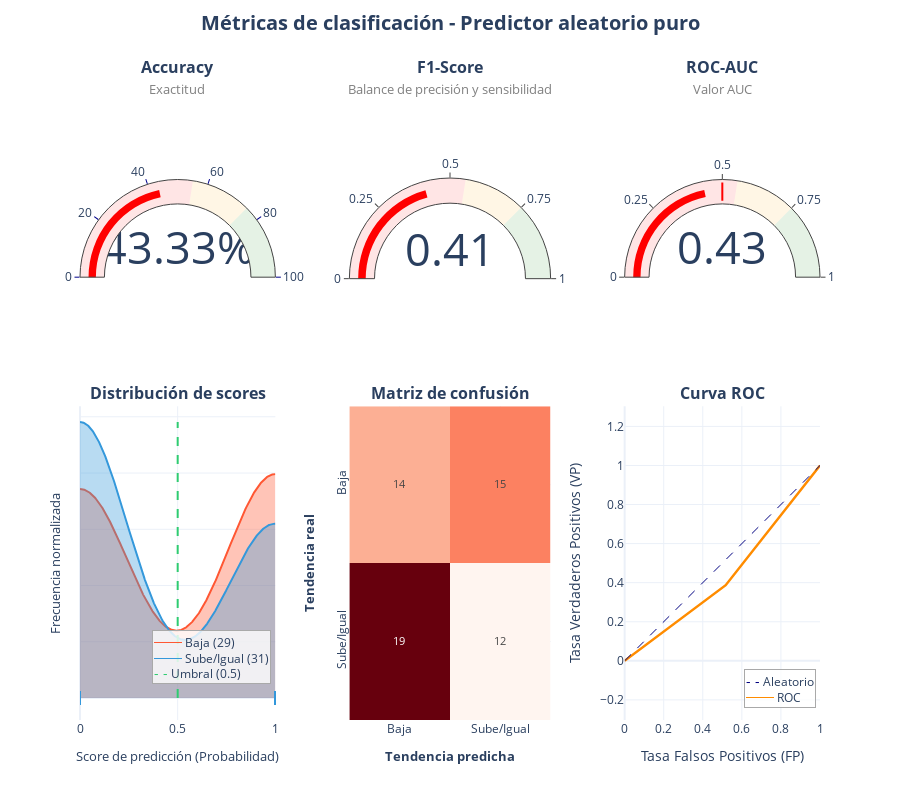

Notebook cell for this chart:
### Code cell
# Enfoque 3: Predictor aleatorio puro (sin usar el histórico)
print("\nEnfoque 3: Predictor aleatorio puro (sin información histórica)")
predicciones_aleatorias_puro = np.random.choice(
    [0, 1], 
    size=len(test_data), 
    p=[0.5, 0.5]  # Probabilidades iguales para subida o bajada
)

# Imprimir resultados
printMetricsClassification(y_test, predicciones_aleatorias_puro, "Predictor aleatorio puro")

### Figure 1 — Plotly figure (JSON) as saved in the notebook; plotly's stock layout.template omitted (floating-point values rounded to 4 significant figures; data arrays with more than 128 entries replaced by an {"elided": "..."} marker saying what was removed)
{"data": [{"domain": {"x": [0, 0.264], "y": [0.586, 1]}, "gauge": {"axis": {"range": [0, 100], "tickcolor": "darkblue", "tickwidth": 1}, "bar": {"color": "red", "thickness": 0.3}, "bgcolor": "white", "steps": [{"color": "rgba(255, 0, 0, 0.1)", "range": [0, 55]}, {"color": "rgba(255, 165, 0, 0.1)", "range": [55, 75]}, {"color": "rgba(0, 128, 0, 0.1)", "range": [75, 100]}]}, "mode": "gauge+number", "number": {"font": {"size": 45}, "suffix": "%", "valueformat": ".2f"}, "type": "indicator", "value": 43.33}, {"domain": {"x": [0.364, 0.636], "y": [0.586, 1]}, "gauge": {"axis": {"range": [0, 1], "tickvals": [0, 0.25, 0.5, 0.75, 1], "tickwidth": 1}, "bar": {"color": "red", "thickness": 0.3}, "bgcolor": "white", "steps": [{"color": "rgba(255, 0, 0, 0.1)", "range": [0, 0.55]}, {"color": "rgba(255, 165, 0, 0.1)", "range": [0.55, 0.75]}, {"color": "rgba(0, 128, 0, 0.1)", "range": [0.75, 1]}]}, "mode": "gauge+number", "number": {"font": {"color": "#2A3F5F", "size": 45}, "valueformat": ".2f"}, "type": "indicator", "value": 0.4138}, {"domain": {"x": [0.736, 1], "y": [0.586, 1]}, "gauge": {"axis": {"range": [0, 1], "tickvals": [0, 0.25, 0.5, 0.75, 1], "tickwidth": 1}, "bar": {"color": "red", "thickness": 0.3}, "bgcolor": "white", "steps": [{"color": "rgba(255, 0, 0, 0.1)", "range": [0, 0.55]}, {"color": "rgba(255, 165, 0, 0.1)", "range": [0.55, 0.75]}, {"color": "rgba(0, 128, 0, 0.1)", "range": [0.75, 1]}], "threshold": {"line": {"color": "red", "width": 2}, "thickness": 0.75, "value": 0.5}}, "mode": "gauge+number", "number": {"font": {"size": 45}, "valueformat": ".2f"}, "type": "indicator", "value": 0.4349}, {"fill": "tozeroy", "fillcolor": "rgba(255, 87, 51, 0.35)", "hovertemplate": "<b>Baja</b><br>F.Normalizada: %{y:.2f}<extra></extra>", "line": {"color": "#FF5733", "width": 2}, "mode": "lines", "name": "Baja", "type": "scatter", "x": {"elided": "500 float values"}, "xaxis": "x", "y": {"elided": "500 float values"}, "yaxis": "y"}, {"fill": "tozeroy", "fillcolor": "rgba(52, 152, 219, 0.35)", "hovertemplate": "<b>Sube/Igual</b><br>F.Normalizada: %{y:.2f}<extra></extra>", "line": {"color": "#3498DB", "width": 2}, "mode": "lines", "name": "Sube/Igual", "type": "scatter", "x": {"elided": "500 float values"}, "xaxis": "x", "y": {"elided": "500 float values"}, "yaxis": "y"}, {"hoverinfo": "skip", "marker": {"color": "#FF5733", "line": {"width": 2}, "size": 10, "symbol": "line-ns-open"}, "mode": "markers", "name": "Baja Points", "type": "scatter", "x": [1, 1, 0, 1, 1, 0, 0, 1, 1, 0, 1, 1, 1, 0, 1, 1, 0, 0, 1, 0, 0, 0, 0, 1, 0, 0, 0, 1, 1], "xaxis": "x", "y": [0, 0, 0, 0, 0, 0, 0, 0, 0, 0, 0, 0, 0, 0, 0, 0, 0, 0, 0, 0, 0, 0, 0, 0, 0, 0, 0, 0, 0], "yaxis": "y"}, {"hoverinfo": "skip", "marker": {"color": "#3498DB", "line": {"width": 2}, "size": 10, "symbol": "line-ns-open"}, "mode": "markers", "name": "Sube/Igual Points", "type": "scatter", "x": [1, 1, 0, 1, 0, 0, 1, 1, 0, 0, 0, 0, 0, 0, 1, 0, 1, 0, 1, 0, 0, 1, 1, 0, 0, 0, 0, 0, 0, 1, 1], "xaxis": "x", "y": [0, 0, 0, 0, 0, 0, 0, 0, 0, 0, 0, 0, 0, 0, 0, 0, 0, 0, 0, 0, 0, 0, 0, 0, 0, 0, 0, 0, 0, 0, 0], "yaxis": "y"}, {"colorscale": [[0, "rgb(255,245,240)"], [0.125, "rgb(254,224,210)"], [0.25, "rgb(252,187,161)"], [0.375, "rgb(252,146,114)"], [0.5, "rgb(251,106,74)"], [0.625, "rgb(239,59,44)"], [0.75, "rgb(203,24,29)"], [0.875, "rgb(165,15,21)"], [1, "rgb(103,0,13)"]], "hoverinfo": "skip", "showscale": false, "text": [[14, 15], [19, 12]], "textfont": {"size": 11}, "texttemplate": "%{text}", "type": "heatmap", "x": ["Baja", "Sube/Igual"], "xaxis": "x2", "y": ["Baja", "Sube/Igual"], "yaxis": "y2", "z": [[14, 15], [19, 12]]}, {"hovertemplate": "FP: %{x:.2f}<br>VP: %{y:.2f}<extra></extra>", "line": {"color": "darkorange", "width": 2.5}, "mode": "lines", "name": "ROC (AUC=0.43)", "type": "scatter", "x": [0, 0.5172, 1], "xaxis": "x3", "y": [0, 0.3871, 1], "yaxis": "y3"}, {"hoverinfo": "skip", "line": {"color": "navy", "dash": "dash", "width": 1}, "mode": "lines", "name": "Aleatorio", "type": "scatter", "x": [0, 1], "xaxis": "x3", "y": [0, 1], "yaxis": "y3"}], "layout": {"annotations": [{"font": {"size": 16}, "showarrow": false, "text": "<span style='font-size:16'><b>Accuracy</b></span><br><span style='font-size:13;color:gray'>Exactitud</span>", "x": 0.132, "xanchor": "center", "xref": "paper", "y": 1, "yanchor": "bottom", "yref": "paper"}, {"font": {"size": 16}, "showarrow": false, "text": "<span style='font-size:16'><b>F1-Score</b></span><br><span style='font-size:13;color:gray'>Balance de precisión y sensibilidad</span>", "x": 0.5, "xanchor": "center", "xref": "paper", "y": 1, "yanchor": "bottom", "yref": "paper"}, {"font": {"size": 16}, "showarrow": false, "text": "<span style='font-size:16'><b>ROC-AUC</b></span><br><span style='font-size:13;color:gray'>Valor AUC</span>", "x": 0.868, "xanchor": "center", "xref": "paper", "y": 1, "yanchor": "bottom", "yref": "paper"}, {"font": {"size": 16}, "showarrow": false, "text": "<span style='font-size:16'><b>Distribución de scores</b></span>", "x": 0.132, "xanchor": "center", "xref": "paper", "y": 0.506, "yanchor": "bottom", "yref": "paper"}, {"font": {"size": 16}, "showarrow": false, "text": "<span style='font-size:16'><b>Matriz de confusión</b></span>", "x": 0.5, "xanchor": "center", "xref": "paper", "y": 0.506, "yanchor": "bottom", "yref": "paper"}, {"font": {"size": 16}, "showarrow": false, "text": "<span style='font-size:16'><b>Curva ROC</b></span>", "x": 0.868, "xanchor": "center", "xref": "paper", "y": 0.506, "yanchor": "bottom", "yref": "paper"}, {"align": "left", "bgcolor": "rgba(255,255,255,0.8)", "bordercolor": "darkgrey", "borderwidth": 1, "showarrow": false, "text": "<span style='color:#FF5733; font-size:1.2em;'>──</span> Baja (29)<br><span style='color:#3498DB; font-size:1.2em;'>──</span> Sube/Igual (31)<br><span style='color:#2ECC71; font-size:1.2em;'>- -</span> Umbral (0.5)", "x": 0.98, "xanchor": "right", "xref": "x domain", "y": 0.2, "yanchor": "middle", "yref": "y domain"}, {"align": "left", "bgcolor": "rgba(255,255,255,0.8)", "bordercolor": "darkgrey", "borderwidth": 1, "showarrow": false, "text": "<span style='color:navy; font-size:1.2em;'>- -</span> Aleatorio<br><span style='color:darkorange; font-size:1.2em;'>──</span> ROC", "x": 0.98, "xanchor": "right", "xref": "x3 domain", "y": 0.1, "yanchor": "middle", "yref": "y3 domain"}], "height": 800, "hovermode": "x unified", "shapes": [{"line": {"color": "#2ECC71", "dash": "dash", "width": 2}, "type": "line", "x0": 0.5, "x1": 0.5, "xref": "x", "y0": 0, "y1": 0.9816, "yref": "y"}], "showlegend": false, "title": {"font": {"size": 20}, "text": "<b>Métricas de clasificación - Predictor aleatorio puro</b>", "x": 0.5, "y": 0.98}, "xaxis": {"anchor": "y", "domain": [0, 0.264], "range": [0, 1], "title": {"font": {"size": 13}, "text": "Score de predicción (Probabilidad)"}}, "xaxis2": {"anchor": "y2", "domain": [0.364, 0.636], "title": {"font": {"size": 13}, "text": "<b>Tendencia predicha</b>"}}, "xaxis3": {"anchor": "y3", "domain": [0.736, 1], "dtick": 0.2, "range": [0, 1], "title": {"text": "Tasa Falsos Positivos (FP)"}}, "yaxis": {"anchor": "x", "domain": [0, 0.506], "showticklabels": false, "title": {"font": {"size": 13}, "text": "Frecuencia normalizada"}}, "yaxis2": {"anchor": "x2", "autorange": "reversed", "domain": [0, 0.506], "tickangle": -90, "title": {"font": {"size": 13}, "text": "<b>Tendencia real</b>"}}, "yaxis3": {"anchor": "x3", "domain": [0, 0.506], "dtick": 0.2, "range": [0, 1], "scaleanchor": "x3", "scaleratio": 1, "title": {"text": "Tasa Verdaderos Positivos (VP)"}}}}
